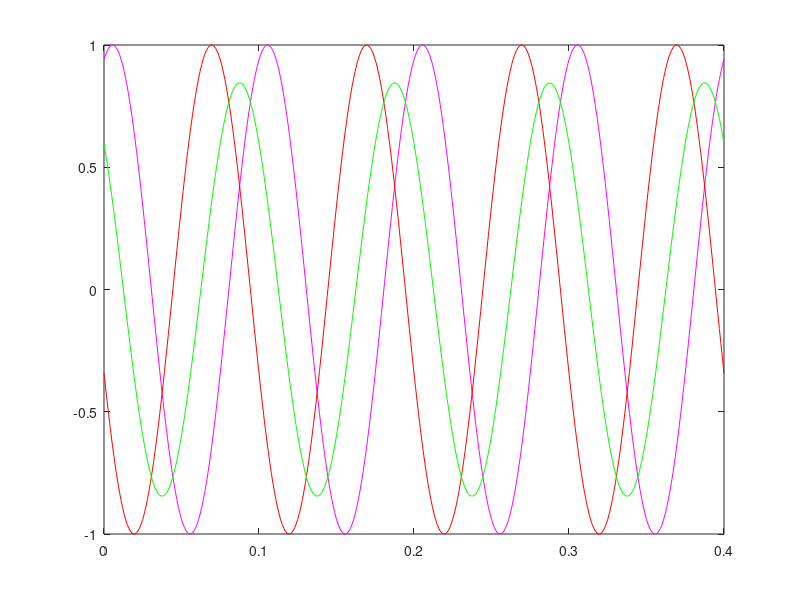

Source code (MATLAB):
f0 = (20*pi) / (2*pi);
T = 1/f0;
Ta = 0.001;
t = 0:Ta:T*4;
y = sin(2*pi*f0*t + 70 * pi / 180 ); %sin(2*pi*f0*t)

f0 = (20*pi) / (2*pi);
T = 1/f0;
Ta = 0.001;
t = 0:Ta:T*4;
z = sin(2*pi*f0*t + 200*pi/180); %sin(2*pi*f0*t)

p = y + z;

plot(t,y, 'm' , t, z, 'r' , t, p, 'g');
fprintf('Freq: %f \nT: %f \nTa: %f\n', f0, T, Ta);
